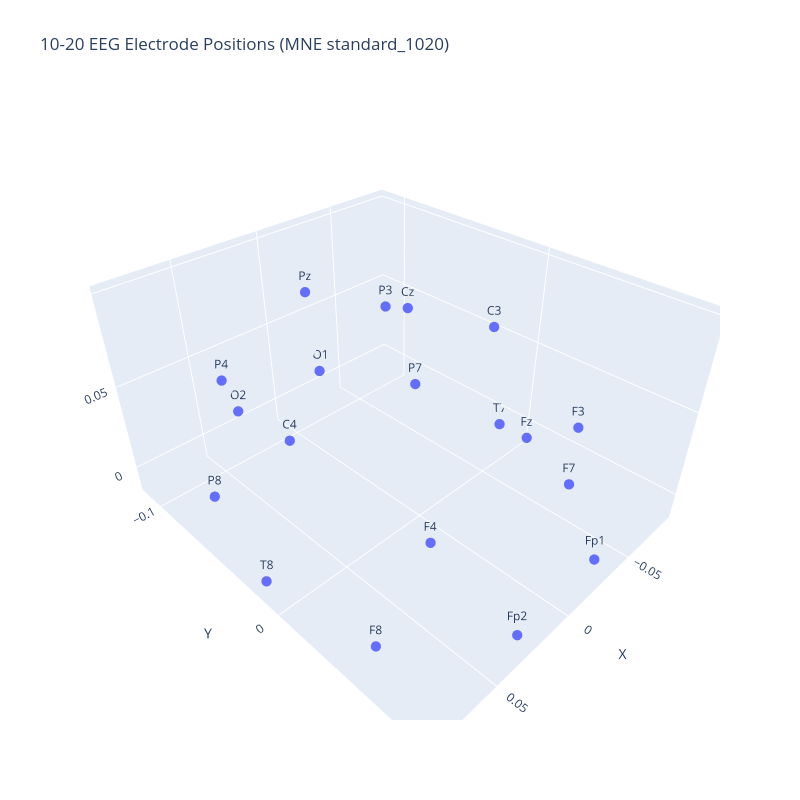

Notebook code cell kept with this figure:
### Code cell
import plotly.graph_objects as go

fig = go.Figure()

# electrodes
fig.add_trace(go.Scatter3d(
    x=x_coords,
    y=y_coords,
    z=z_coords,
    mode="markers+text",
    text=names,
    textposition="top center",
    marker=dict(size=6)
))

fig.update_layout(
    title="10-20 EEG Electrode Positions (MNE standard_1020)",
    scene=dict(
        xaxis_title="X",
        yaxis_title="Y",
        zaxis_title="Z",
        aspectmode="data"
    ),
    width=800,
    height=800
)

fig.show()

### Figure 1 — Plotly figure (JSON) as saved in the notebook; plotly's stock layout.template omitted (floating-point values rounded to 4 significant figures)
{"data": [{"marker": {"size": 6}, "mode": "markers+text", "text": ["Fp1", "Fp2", "F3", "F4", "C3", "C4", "P3", "P4", "O1", "O2", "F7", "F8", "T7", "T8", "P7", "P8", "Fz", "Cz", "Pz"], "textposition": "top center", "type": "scatter3d", "x": [-0.02944, 0.02987, -0.05024, 0.05184, -0.06536, 0.06712, -0.05301, 0.05567, -0.02941, 0.02984, -0.07026, 0.07304, -0.08416, 0.08508, -0.07243, 0.07306, 0.0003122, 0.0004009, 0.0003247], "y": [0.08392, 0.0849, 0.05311, 0.0543, -0.01163, -0.0109, -0.07879, -0.07856, -0.1124, -0.1122, 0.04247, 0.04442, -0.01602, -0.01502, -0.07345, -0.07307, 0.05851, -0.009167, -0.08111], "z": [-0.00699, -0.00708, 0.04219, 0.04081, 0.06436, 0.06358, 0.05594, 0.05656, 0.008839, 0.0088, -0.01142, -0.012, -0.009346, -0.00949, -0.002487, -0.00254, 0.06646, 0.1002, 0.08261]}], "layout": {"height": 800, "scene": {"aspectmode": "data", "xaxis": {"title": {"text": "X"}}, "yaxis": {"title": {"text": "Y"}}, "zaxis": {"title": {"text": "Z"}}}, "title": {"text": "10-20 EEG Electrode Positions (MNE standard_1020)"}, "width": 800}}
